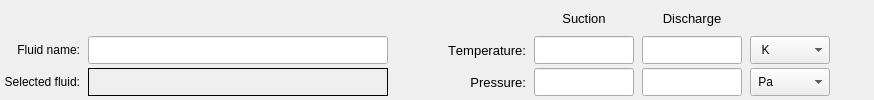
           <widget class="QFrame" name="frame_states">
            <property name="frameShape">
             <enum>QFrame::NoFrame</enum>
            </property>
            <property name="frameShadow">
             <enum>QFrame::Raised</enum>
            </property>
            <layout class="QGridLayout" name="gridLayout">
             <property name="leftMargin">
              <number>4</number>
             </property>
             <property name="topMargin">
              <number>4</number>
             </property>
             <property name="rightMargin">
              <number>4</number>
             </property>
             <property name="bottomMargin">
              <number>4</number>
             </property>
             <property name="horizontalSpacing">
              <number>8</number>
             </property>
             <property name="verticalSpacing">
              <number>4</number>
             </property>
             <item row="2" column="6">
              <widget class="QComboBox" name="comboBox_pressure_units">
               <property name="minimumSize">
                <size>
                 <width>80</width>
                 <height>28</height>
                </size>
               </property>
               <property name="maximumSize">
                <size>
                 <width>80</width>
                 <height>28</height>
                </size>
               </property>
               <property name="font">
                <font>
                 <family>MS Shell Dlg 2</family>
                 <italic>false</italic>
                </font>
               </property>
               <item>
                <property name="text">
                 <string> Pa</string>
                </property>
               </item>
               <item>
                <property name="text">
                 <string> kPa</string>
                </property>
               </item>
               <item>
                <property name="text">
                 <string> atm</string>
                </property>
               </item>
               <item>
                <property name="text">
                 <string> bar</string>
                </property>
               </item>
               <item>
                <property name="text">
                 <string> kgf/cm²</string>
                </property>
               </item>
               <item>
                <property name="text">
                 <string> psi</string>
                </property>
               </item>
               <item>
                <property name="text">
                 <string> ksi</string>
                </property>
               </item>
              </widget>
             </item>
             <item row="0" column="4">
              <widget class="QLabel" name="label_suction">
               <property name="minimumSize">
                <size>
                 <width>100</width>
                 <height>0</height>
                </size>
               </property>
               <property name="maximumSize">
                <size>
                 <width>100</width>
                 <height>30</height>
                </size>
               </property>
               <property name="font">
                <font>
                 <family>MS Shell Dlg 2</family>
                 <pointsize>10</pointsize>
                 <weight>50</weight>
                 <italic>false</italic>
                 <bold>false</bold>
                </font>
               </property>
               <property name="text">
                <string>Suction</string>
               </property>
               <property name="alignment">
                <set>Qt::AlignCenter</set>
               </property>
              </widget>
             </item>
             <item row="1" column="5">
              <widget class="QLineEdit" name="lineEdit_temperature_disch">
               <property name="minimumSize">
                <size>
                 <width>100</width>
                 <height>28</height>
                </size>
               </property>
               <property name="maximumSize">
                <size>
                 <width>100</width>
                 <height>28</height>
                </size>
               </property>
               <property name="font">
                <font>
                 <pointsize>10</pointsize>
                 <weight>50</weight>
                 <italic>false</italic>
                 <bold>false</bold>
                </font>
               </property>
               <property name="styleSheet">
                <string notr="true"/>
               </property>
               <property name="text">
                <string/>
               </property>
               <property name="alignment">
                <set>Qt::AlignCenter</set>
               </property>
              </widget>
             </item>
             <item row="2" column="5">
              <widget class="QLineEdit" name="lineEdit_pressure_disch">
               <property name="enabled">
                <bool>true</bool>
               </property>
               <property name="minimumSize">
                <size>
                 <width>100</width>
                 <height>28</height>
                </size>
               </property>
               <property name="maximumSize">
                <size>
                 <width>100</width>
                 <height>28</height>
                </size>
               </property>
               <property name="font">
                <font>
                 <pointsize>10</pointsize>
                 <weight>50</weight>
                 <italic>false</italic>
                 <bold>false</bold>
                </font>
               </property>
               <property name="styleSheet">
                <string notr="true"/>
               </property>
               <property name="text">
                <string/>
               </property>
               <property name="alignment">
                <set>Qt::AlignCenter</set>
               </property>
              </widget>
             </item>
             <item row="2" column="3">
              <widget class="QLabel" name="label_9">
               <property name="minimumSize">
                <size>
                 <width>90</width>
                 <height>28</height>
                </size>
               </property>
               <property name="maximumSize">
                <size>
                 <width>100</width>
                 <height>28</height>
                </size>
               </property>
               <property name="font">
                <font>
                 <family>MS Shell Dlg 2</family>
                 <pointsize>10</pointsize>
                 <weight>50</weight>
                 <italic>false</italic>
                 <bold>false</bold>
                 <kerning>false</kerning>
                </font>
               </property>
               <property name="text">
                <string>Pressure:</string>
               </property>
               <property name="alignment">
                <set>Qt::AlignRight|Qt::AlignTrailing|Qt::AlignVCenter</set>
               </property>
              </widget>
             </item>
             <item row="2" column="4">
              <widget class="QLineEdit" name="lineEdit_pressure">
               <property name="enabled">
                <bool>true</bool>
               </property>
               <property name="minimumSize">
                <size>
                 <width>100</width>
                 <height>28</height>
                </size>
               </property>
               <property name="maximumSize">
                <size>
                 <width>100</width>
                 <height>28</height>
                </size>
               </property>
               <property name="font">
                <font>
                 <pointsize>10</pointsize>
                 <weight>50</weight>
                 <italic>false</italic>
                 <bold>false</bold>
                </font>
               </property>
               <property name="styleSheet">
                <string notr="true"/>
               </property>
               <property name="text">
                <string/>
               </property>
               <property name="alignment">
                <set>Qt::AlignCenter</set>
               </property>
              </widget>
             </item>
             <item row="1" column="4">
              <widget class="QLineEdit" name="lineEdit_temperature">
               <property name="minimumSize">
                <size>
                 <width>100</width>
                 <height>28</height>
                </size>
               </property>
               <property name="maximumSize">
                <size>
                 <width>100</width>
                 <height>28</height>
                </size>
               </property>
               <property name="font">
                <font>
                 <pointsize>10</pointsize>
                 <weight>50</weight>
                 <italic>false</italic>
                 <bold>false</bold>
                </font>
               </property>
               <property name="styleSheet">
                <string notr="true"/>
               </property>
               <property name="text">
                <string/>
               </property>
               <property name="alignment">
                <set>Qt::AlignCenter</set>
               </property>
              </widget>
             </item>
             <item row="1" column="6">
              <widget class="QComboBox" name="comboBox_temperature_units">
               <property name="minimumSize">
                <size>
                 <width>80</width>
                 <height>28</height>
                </size>
               </property>
               <property name="maximumSize">
                <size>
                 <width>80</width>
                 <height>28</height>
                </size>
               </property>
               <property name="font">
                <font>
                 <family>MS Shell Dlg 2</family>
                 <italic>false</italic>
                </font>
               </property>
               <item>
                <property name="text">
                 <string>  K</string>
                </property>
               </item>
               <item>
                <property name="text">
                 <string>  ºC</string>
                </property>
               </item>
               <item>
                <property name="text">
                 <string>  ºF</string>
                </property>
               </item>
              </widget>
             </item>
             <item row="0" column="5">
              <widget class="QLabel" name="label_discharge">
               <property name="minimumSize">
                <size>
                 <width>100</width>
                 <height>0</height>
                </size>
               </property>
               <property name="maximumSize">
                <size>
                 <width>100</width>
                 <height>30</height>
                </size>
               </property>
               <property name="font">
                <font>
                 <family>MS Shell Dlg 2</family>
                 <pointsize>10</pointsize>
                 <weight>50</weight>
                 <italic>false</italic>
                 <bold>false</bold>
                </font>
               </property>
               <property name="text">
                <string>Discharge</string>
               </property>
               <property name="alignment">
                <set>Qt::AlignCenter</set>
               </property>
              </widget>
             </item>
             <item row="1" column="3">
              <widget class="QLabel" name="label_10">
               <property name="minimumSize">
                <size>
                 <width>90</width>
                 <height>28</height>
                </size>
               </property>
               <property name="maximumSize">
                <size>
                 <width>100</width>
                 <height>28</height>
                </size>
               </property>
               <property name="font">
                <font>
                 <family>MS Shell Dlg 2</family>
                 <pointsize>10</pointsize>
                 <weight>50</weight>
                 <italic>false</italic>
                 <bold>false</bold>
                 <kerning>false</kerning>
                </font>
               </property>
               <property name="text">
                <string>Temperature:</string>
               </property>
               <property name="alignment">
                <set>Qt::AlignRight|Qt::AlignTrailing|Qt::AlignVCenter</set>
               </property>
              </widget>
             </item>
             <item row="1" column="7">
              <spacer name="horizontalSpacer">
               <property name="orientation">
                <enum>Qt::Horizontal</enum>
               </property>
               <property name="sizeHint" stdset="0">
                <size>
                 <width>40</width>
                 <height>20</height>
                </size>
               </property>
              </spacer>
             </item>
             <item row="1" column="1">
              <widget class="QLineEdit" name="lineEdit_fluid_name">
               <property name="minimumSize">
                <size>
                 <width>300</width>
                 <height>28</height>
                </size>
               </property>
               <property name="maximumSize">
                <size>
                 <width>350</width>
                 <height>28</height>
                </size>
               </property>
               <property name="whatsThis">
                <string>&lt;html&gt;&lt;head/&gt;&lt;body&gt;&lt;p&gt;Insert a fluid name&lt;/p&gt;&lt;/body&gt;&lt;/html&gt;</string>
               </property>
               <property name="styleSheet">
                <string notr="true"/>
               </property>
               <property name="alignment">
                <set>Qt::AlignCenter</set>
               </property>
              </widget>
             </item>
             <item row="1" column="0">
              <widget class="QLabel" name="label_5">
               <property name="minimumSize">
                <size>
                 <width>0</width>
                 <height>28</height>
                </size>
               </property>
               <property name="maximumSize">
                <size>
                 <width>140</width>
                 <height>28</height>
                </size>
               </property>
               <property name="font">
                <font>
                 <kerning>false</kerning>
                </font>
               </property>
               <property name="text">
                <string>Fluid name:</string>
               </property>
               <property name="alignment">
                <set>Qt::AlignRight|Qt::AlignTrailing|Qt::AlignVCenter</set>
               </property>
              </widget>
             </item>
             <item row="2" column="1">
              <widget class="QLabel" name="label_selected_fluid">
               <property name="minimumSize">
                <size>
                 <width>300</width>
                 <height>28</height>
                </size>
               </property>
               <property name="maximumSize">
                <size>
                 <width>350</width>
                 <height>28</height>
                </size>
               </property>
               <property name="font">
                <font>
                 <pointsize>8</pointsize>
                </font>
               </property>
               <property name="styleSheet">
                <string notr="true"/>
               </property>
               <property name="frameShape">
                <enum>QFrame::Box</enum>
               </property>
               <property name="text">
                <string/>
               </property>
               <property name="alignment">
                <set>Qt::AlignCenter</set>
               </property>
               <property name="wordWrap">
                <bool>true</bool>
               </property>
               <property name="margin">
                <number>2</number>
               </property>
               <property name="indent">
                <number>2</number>
               </property>
              </widget>
             </item>
             <item row="2" column="0">
              <widget class="QLabel" name="label_3">
               <property name="minimumSize">
                <size>
                 <width>0</width>
                 <height>28</height>
                </size>
               </property>
               <property name="maximumSize">
                <size>
                 <width>140</width>
                 <height>28</height>
                </size>
               </property>
               <property name="font">
                <font>
                 <kerning>false</kerning>
                </font>
               </property>
               <property name="text">
                <string>Selected fluid:</string>
               </property>
               <property name="alignment">
                <set>Qt::AlignRight|Qt::AlignTrailing|Qt::AlignVCenter</set>
               </property>
              </widget>
             </item>
             <item row="2" column="7">
              <spacer name="horizontalSpacer_2">
               <property name="orientation">
                <enum>Qt::Horizontal</enum>
               </property>
               <property name="sizeHint" stdset="0">
                <size>
                 <width>40</width>
                 <height>20</height>
                </size>
               </property>
              </spacer>
             </item>
             <item row="1" column="2">
              <spacer name="horizontalSpacer_3">
               <property name="orientation">
                <enum>Qt::Horizontal</enum>
               </property>
               <property name="sizeHint" stdset="0">
                <size>
                 <width>40</width>
                 <height>20</height>
                </size>
               </property>
              </spacer>
             </item>
             <item row="2" column="2">
              <spacer name="horizontalSpacer_4">
               <property name="orientation">
                <enum>Qt::Horizontal</enum>
               </property>
               <property name="sizeHint" stdset="0">
                <size>
                 <width>40</width>
                 <height>20</height>
                </size>
               </property>
              </spacer>
             </item>
            </layout>
           </widget>
